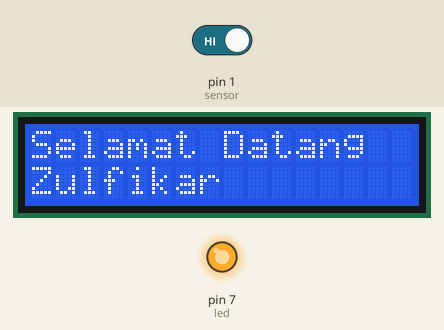
This sketch was run on a simulated Arduino Uno, built with avr-gcc and run on an emulated ATmega328P. On the bench: 16×2 character LCD, output pins drawn as LEDs (lit = HIGH). Dashed ring = blinking. Inputs (shaded band) come from the test bench; at power-on: pin 1 (sensor) HIGH.

Above: at 1.2 s.
1.3 s: pin 1 (sensor) driven LOW
At 1.9 s:
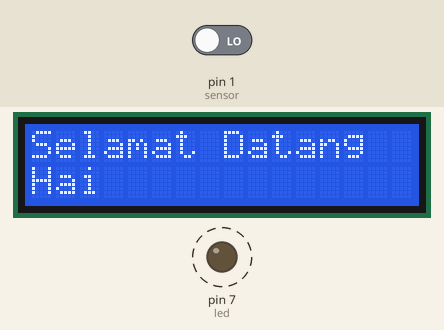
At 2.4 s:
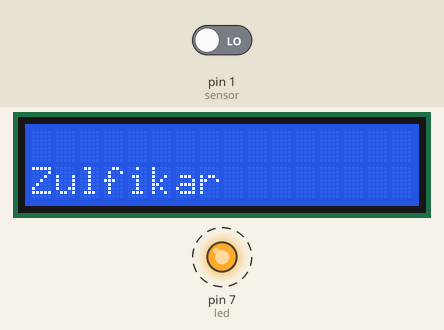
4.0 s: pin 1 (sensor) driven HIGH
At 4.5 s:
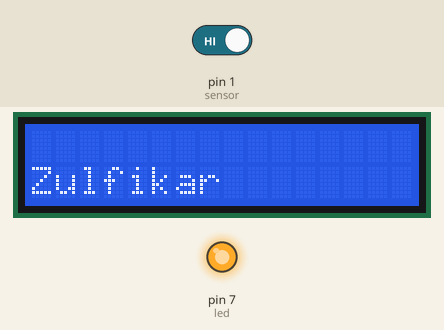
Timing chart, 0 to 7.0 s (numbered marks = the images above; inputs shaded):
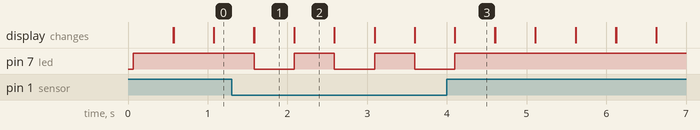

Measured:
- after the input at 1.3 s, pin 7 (led): alternates HIGH for 0.50 s and LOW for 0.50 s, starting after 0.28 s; the display: first differs from a run without the input after 0.28 s (image 1)
- after the input at 4.0 s, pin 7 (led): goes on until 4.1 s, then stays HIGH
- what the display in image 1 shows lasts 0.5 s, from 1.6 s to 2.1 s

The sketch:

prak14iot.ino
```cpp
#include <LiquidCrystal.h> //Memasukan library LiquidCrystal
int led=7; //pin led pada arduino
LiquidCrystal lcd (13,12,11,10,9,8); //pin LCD pada arduino

void setup(){
  lcd.begin (16, 2); // Memulai LCD
  pinMode(led,OUTPUT); //Set led sebagai output
}

void loop(){
  int pirState=digitalRead(1); //variable untuk menyimpan nilai dari sensor
  lcd.setCursor(0,0); //set cursor pada kolom 1 baris 1
  lcd.print("Selamat Datang"); //print karakter "Selamat Datang"
  if(pirState == LOW){ //Jika tidak ada objek yang terdeteksi
    lcd.setCursor(0,1); //Set cursor pada kolom 1 baris 2
    lcd.print("Hai"); //lalu print karakter "Hai"
    digitalWrite(led,LOW); //lampu LED mati
    delay(500); //Jeda waktu menampilkan karakter "Hai"
    lcd.clear(); //Bersihkan layar
  }
  else if(pirState == HIGH); //Jika ada objek terdeteksi
    lcd.setCursor(0,1); //Set cursor pada kolom 1 baris 2
    lcd.print("Zulfikar"); //Lalu print karakter "Zulfikar"
    digitalWrite(led,HIGH); //nyalakan LED
    delay(500);//Jeda waktu menampilkan karakter "Zulfikar"
    lcd.clear(); //bersihkan layar
}
```
